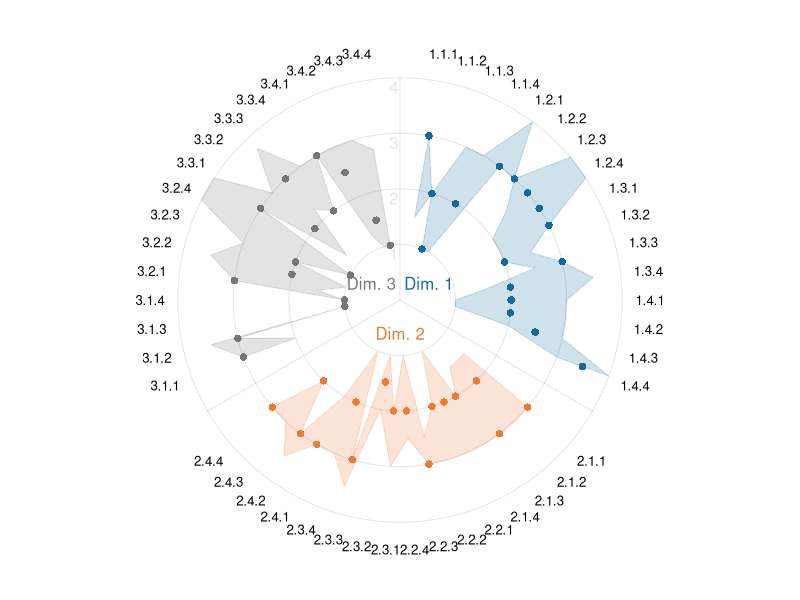
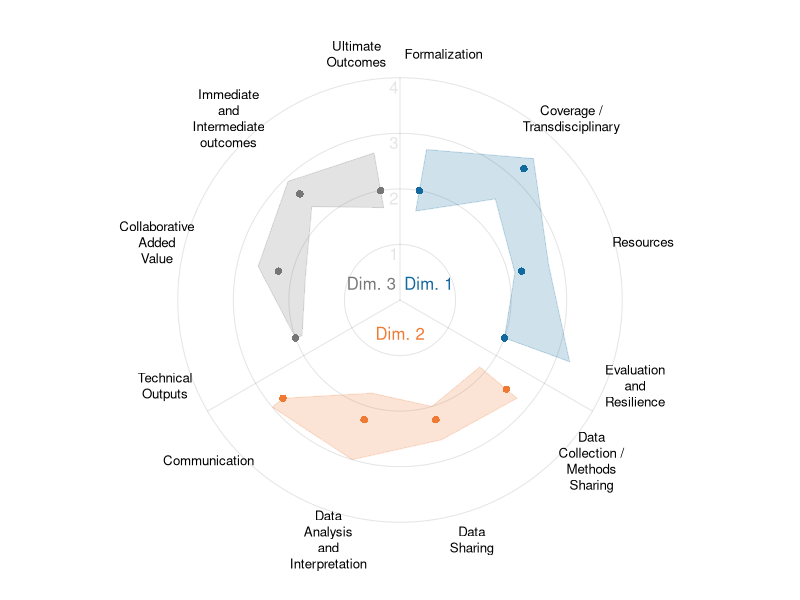
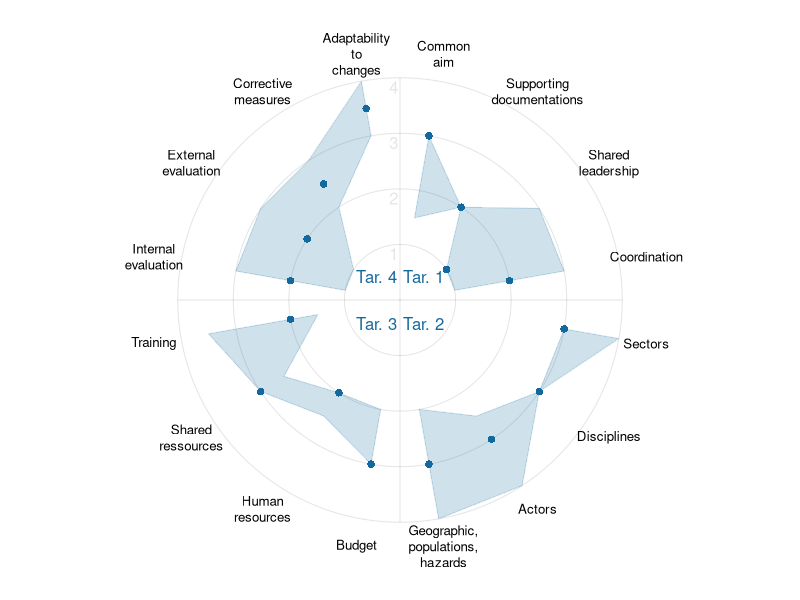
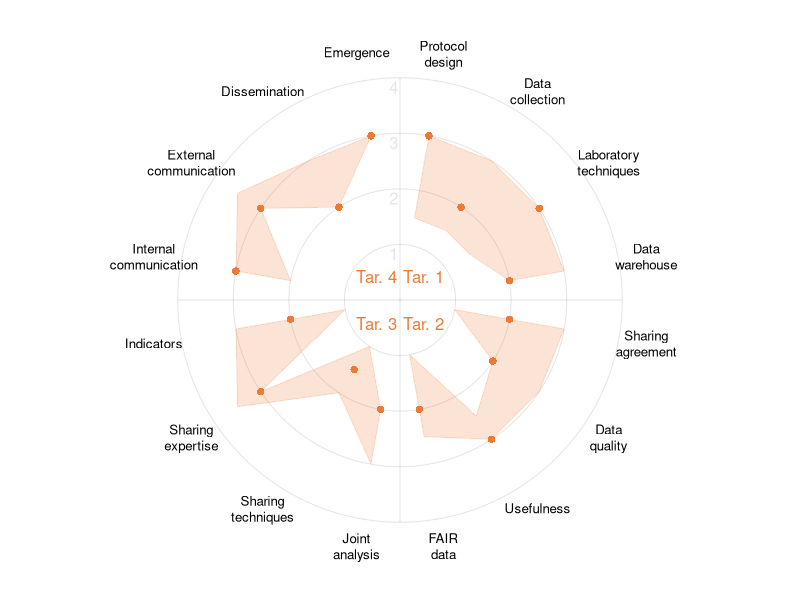
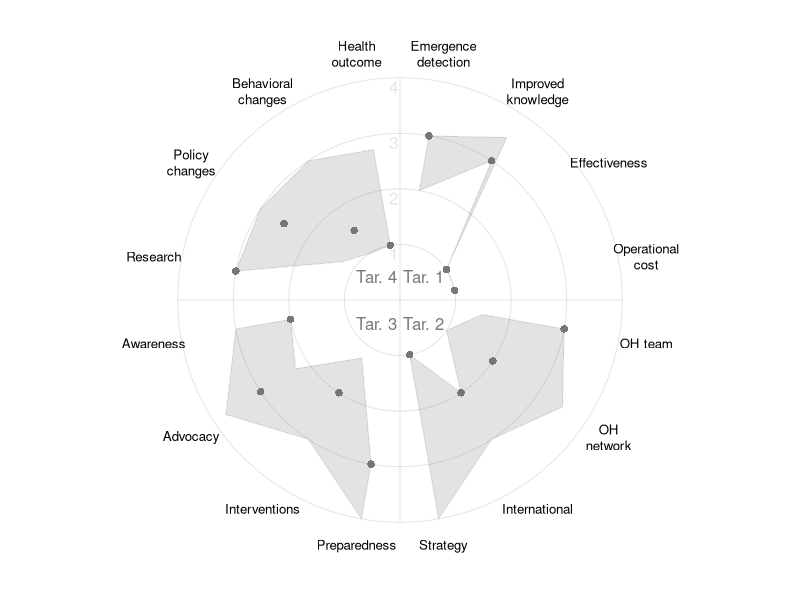
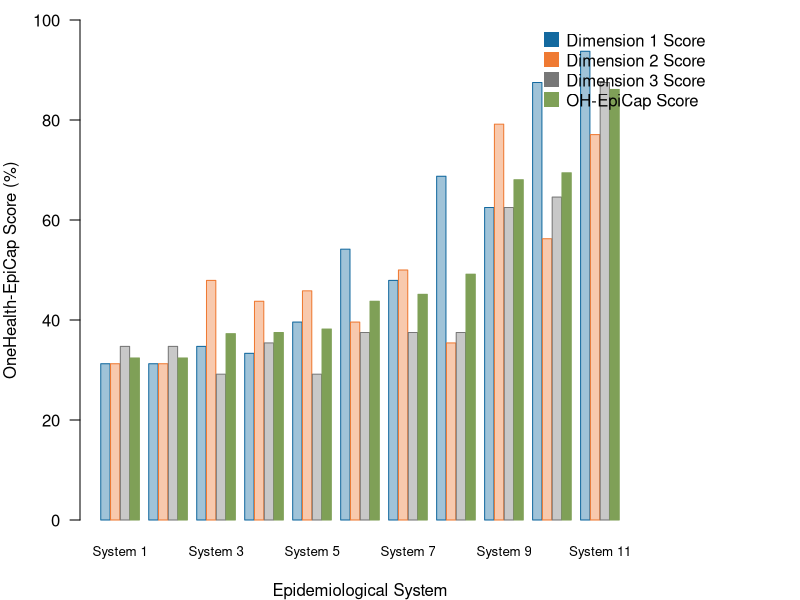
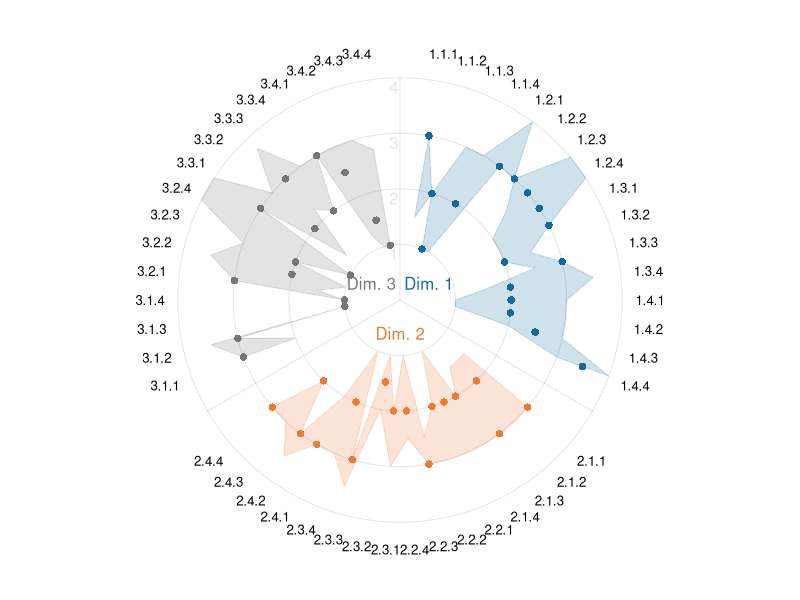
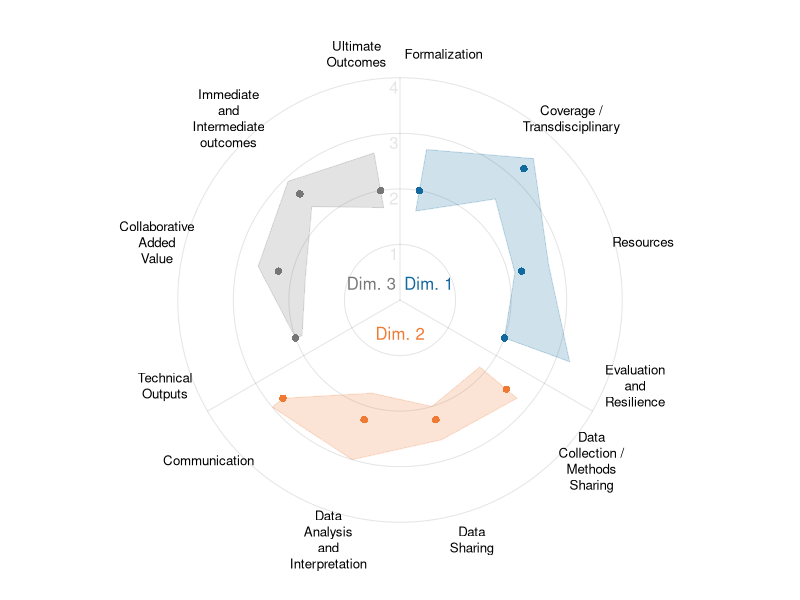

Here is the R script that generated these plots, in order:
#!/usr/bin/env Rscript
# ============================================================================ #
# OH-EpiCap Cross-System Analysis - Frederick T. A. Freeth          21/07/2023 |
# ============================================================================ #

# ---- Preamble ----
if(!require("plotrix")){install.packages("plotrix"); library(plotrix)}
if(!require("ggplot2")){install.packages("ggplot2"); library(ggplot2)}
if(!require("rstudioapi")){install.packages("rstudioapi"); library(rstudioapi)}
setwd(dirname(rstudioapi::getActiveDocumentContext()$path)) # Set WD to file location


# ---- Creates the radar plot ----
radar_plot <- function(indicators, num_sections, show_min_max, section_cols,
                       max_score, inner_labels, radial_labels, SVG_name){
  # indicators:    The indicators (questionnaire answers) to plot
  # num_sections:  The number of sections to create
  # show_min_max:  Show the minimum and maximum values of the indicators
  # section_cols:  The colours of the separate sections
  # max_score:     Highest possible score in questionnaire.
  # inner_labels:  Labels which to add around the innermost edge of the plot.
  # radial_labels: Labels which to add around the outermost edge of the plot.
  # SVG_name:      The file name to call the svg image.
  
  # Produce errors if invalid inputs are given
  if(num_sections < 1){
    stop("Error. num_sections must be greater than or equal to one.")
  }
  else if(num_sections != length(section_cols)){
    stop("Error. section_cols must have the same length as num_sections.")
  }
  else if(max_score < 1){
    stop("Error. max_score must be greater than or equal to one.")
  }
  
  # Generate the statistics used in the radar plots.
  num_indicators <- nrow(indicators)
  axes_col <- ggplot2::alpha(colour = "black", alpha = 0.1)
  section_cols_points <- unlist(lapply(section_cols,function(cl){rep(cl, num_indicators/num_sections)}))
  data_max <- unlist(lapply(1:num_indicators, function(i){max(indicators[i,-(1:2)], na.rm = T)}))
  data_upper <- unlist(lapply(1:num_indicators, function(i){quantile(indicators[i,-(1:2)], na.rm = T)[4]}))
  data_mean <- rowMeans(indicators[,-(1:2)], na.rm = TRUE)
  data_median <- unlist(lapply(1:num_indicators, function(i){median(unlist(indicators[i,-(1:2)]), na.rm = T)}))
  data_lower <- unlist(lapply(1:num_indicators, function(i){quantile(indicators[i,-(1:2)], na.rm = T)[2]}))
  data_min <- unlist(lapply(1:num_indicators, function(i){min(indicators[i,-(1:2)], na.rm = T)}))
  
  # Create the angles as to which we radially plot out targets. We generate angles
  # for the number of targets plus the number of dimensions as we will remove an
  # angle for each dimension to give the points some space.
  coord_angle <- unlist(lapply(X = 1:num_sections, FUN = function(i){
    angle_buffer <- 10 # Buffer of 15 degrees between zones
    angle_limits <- c((0:num_sections)*360/num_sections)[i:(i+1)] + c(angle_buffer, -angle_buffer)
    coord_angle_deg <- seq(from = angle_limits[1], to = angle_limits[2], length.out = num_indicators/num_sections)
    coord_angle_rad <- coord_angle_deg*base::pi/180
    # Added pi/2 to plot from the vertical and do the negative of coord_angle_rad
    # so that we plot clockwise.
    return(-coord_angle_rad + base::pi/2)
  }))
  
  # Create the figure
  plot.new()
  svg(paste0(SVG_name, ".svg"))
  par(mar = c(3, 3, 3, 3), las = 1, xpd = TRUE, bg = "transparent", pty = "s")
  plot(x = NULL, y = NULL, xlim = max_score*c(-1, 1), ylim = max_score*c(-1, 1),
       axes = FALSE, xlab = "", ylab = "")
  
  # Draw concentric grey circles
  for(i in 1:max_score){plotrix::draw.circle(x = 0, y = 0, nv = 512, radius = i, border = axes_col, col = NA)}
  
  # Add axis labels 1 to max_score and then radial lines from center outwards.
  # The first line is vertically upwards, then the others equally spaced around.
  text(x = 0, y = 1:max_score, labels = 1:max_score, col = axes_col, adj = c(1.2, 1.2))
  for(i in 0:(num_sections - 1)){
    lines(x = c(0, max_score*cos(base::pi/2 + 2*i*base::pi/num_sections)),
          y = c(0, max_score*sin(base::pi/2 + 2*i*base::pi/num_sections)), col = axes_col)
  }
  # Plot the target median points with lines of the min and max values 
  points(x = data_median*cos(coord_angle), y = data_median*sin(coord_angle), pch = 16, col = section_cols_points)
  
  counter <- 1 # Counter to count through the OH_cols and Dim./Tar. numbers
  for(i in seq(1, num_indicators, num_indicators/num_sections)){
    # Indices for targets in dimension
    dim_index <- i:(i + num_indicators/num_sections - 1)
    
    # Target minimum and target maximum score lines
    if(show_min_max == TRUE){
      polygon(x = c(data_min[dim_index]*cos(coord_angle[dim_index]),
                    rev(data_max[dim_index]*cos(coord_angle[dim_index]))),
              y = c(data_min[dim_index]*sin(coord_angle[dim_index]),
                    rev(data_max[dim_index]*sin(coord_angle[dim_index]))),
              border = ggplot2::alpha(section_cols_points[dim_index][1], alpha = 0.1),
              col = ggplot2::alpha(section_cols_points[dim_index][1], alpha = 0.1)
      )
    }
    # Target upper and target lower shaded polygon
    polygon(x = c(data_lower[dim_index]*cos(coord_angle[dim_index]),
                  rev(data_upper[dim_index]*cos(coord_angle[dim_index]))),
            y = c(data_lower[dim_index]*sin(coord_angle[dim_index]),
                  rev(data_upper[dim_index]*sin(coord_angle[dim_index]))),
            border = ggplot2::alpha(section_cols_points[dim_index][1], alpha = 0.2),
            col = ggplot2::alpha(section_cols_points[dim_index][1], alpha = 0.2)
            
    )
    # Add in the inner labels to the center of the plot
    text(labels = paste(inner_labels, counter),
         col = section_cols[counter],
         x = 0.6*cos(mean(coord_angle[dim_index])),
         y = 0.6*sin(mean(coord_angle[dim_index]))
    )
    counter <- counter  + 1 
  }
  # Add target labels
  text(x = (0.5 + max_score)*cos(coord_angle), y = (0.5 + max_score)*sin(coord_angle),
       labels = stringr::str_wrap(radial_labels, width = 8), cex = 0.8)
  rp <- recordPlot() # Save figure as returnable variable
  dev.off()
  return(rp)
}

# ---- Plots the OH EpiCap Score for each system
OH_score_plot <- function(targets, bar_cols, isLongitudinalStudy, SVG_name){
  # indicators:          The indicators (questionnaire answers) to plot.
  # bar_cols:            The colours of the barplot.
  # isLongitudinalStudy: Draw lines betwenn OH-EpiCap scores if study is over time.
  # SVG_name:            The file name to call the svg image.
  
  OH_EpiCap_Index <- (colMeans(targets[,-(1:2)], na.rm = TRUE) - 1)*100/3
  OH_EpiCap_Dim_Index <- do.call(rbind, lapply(
    seq(from = 1, to = nrow(targets), by = num_targets), FUN = function(i){
      return((colMeans(targets[i:(i + num_targets - 1),-(1:2)], na.rm = TRUE) - 1)*100/3)
  }))
  rownames(OH_EpiCap_Dim_Index) <- paste("Dimension", 1:num_dims)
  
  # We group then sort the combined data by who has the highest OH-EpiCap Index
  grouped_OH_EpiCap_Data <- rbind(OH_EpiCap_Dim_Index, OH_EpiCap_Index)
  grouped_OH_EpiCap_Data <- grouped_OH_EpiCap_Data[, names(sort(OH_EpiCap_Index))]
  num_systems <- ncol(grouped_OH_EpiCap_Data)
  
  # Make dimension bar colours lighter and keep the overall EpiCap score the same.
  # This is needed in case you want to make the overall score stand out more.
  dim_bar_opacity <- 0.4
  faded_bar_cols <- ggplot2::alpha(colour = bar_cols, alpha = c(rep(dim_bar_opacity, num_dims), 1))
  
  plot.new()
  svg(filename = paste0(SVG_name,".svg"), width = 14, height = 6)
  par(mar = c(4, 4, 1, 8), xpd = TRUE, las = TRUE, bg = "transparent")
  barplot(
    grouped_OH_EpiCap_Data, beside = TRUE, border = bar_cols, col = faded_bar_cols,
    names.arg = colnames(grouped_OH_EpiCap_Data), ylim = c(0, 100), cex.names = 0.8,
    ylab = "OneHealth-EpiCap Score (%)", xlab = "Epidemiological System", space = c(0.05, 1)
  )
  # Find the coordinates of the OH-EpiCap Index (green bar). We have a space
  # between each group of bars (number of groups - 1), with num_dims + 1 bars
  # in each group. We then center the lines by adding 0.5. Using this, we can
  # draw lines between systems (in the case of a longitudinal study)
  if(isLongitudinalStudy){
    bar_coords <- 0.5 + seq(from = num_dims + 1, to = (num_systems - 1) + (1 + num_dims)*num_systems, by = num_dims + 2)
    lines(x = bar_coords, y = grouped_OH_EpiCap_Data[num_dims + 1,], col = bar_cols[num_dims + 1], lwd = 2)
  }
  legend(
    "topright",
    legend = c(paste("Dimension", 1:num_dims, "Score"), "OH-EpiCap Score"),
    col = bar_cols, bty = "n", pch = 15, inset = c(-0.13, 0), pt.cex = 2
  )
  EpiCap_Score_plot <- recordPlot()
  dev.off()
  return(EpiCap_Score_plot)
}


# ---- Main Parameters ----
OHEC_data <- read.csv("System_Data.csv", check.names = FALSE)
num_dims <- 3  # How many dimensions in the OH-EpiCap Questionnaire.
num_targets <- 4 # Number of targets per dimension

# Official OneHealth EpiCap Tool Colours
OH_cols <- c("#13699f", "#ef7a33", "#777777", "#7fa057")

# Calculate the dimensions on a target level
OHEC_target <- as.data.frame(cbind(
  "Target_Number" = sort(matrix(outer(1:num_dims, (1:num_targets)*0.1, "+"), nrow = num_dims*num_targets)),
  "Target_Label" = c(
    "Formalization", "Coverage / Transdisciplinary", "Resources", "Evaluation and Resilience",
    "Data Collection / Methods Sharing", "Data Sharing", "Data Analysis and Interpretation", "Communication",
    "Technical Outputs", "Collaborative Added Value", "Immediate and Intermediate outcomes", "Ultimate Outcomes"
  ),
  apply(X = OHEC_data[-(1:2)], MARGIN = 2, FUN = function(column){
    unlist(lapply(seq(1, nrow(OHEC_data), nrow(OHEC_data)/(num_dims*num_targets)), function(i){
      return(mean(column[i:(i + num_targets - 1)], na.rm = TRUE))
    }))
  })
))
# As we added in character types to OHEC_target, this mutates all the numeric
# types to become characters also so we need to change them back
OHEC_target[,-(1:2)] <- apply(OHEC_target[,-(1:2)], MARGIN = 2, FUN = as.numeric)


# ---- Produce the Radar Plots ----
# All indicators on one plot
radar_plot(indicators = OHEC_data, num_sections = 3, show_min_max = FALSE,
           section_cols = OH_cols[1:3], max_score = 4, inner_labels = "Dim.",
           radial_labels = OHEC_data$Dimension_Number, SVG_name = "Indicators_All_Radar")

# Plot the dimension indicators at the target level
radar_plot(indicators = OHEC_target, num_sections = 3, show_min_max = FALSE,
           section_cols = OH_cols[1:3], max_score = 4, inner_labels = "Dim.",
           radial_labels = OHEC_target$Target_Label, SVG_name = "Indicators_Target_Radar")

# Plot the indicators across the four targets in Dimension 1
radar_plot(indicators = OHEC_data[1:16,], num_sections = 4, show_min_max = FALSE,
           section_cols = rep(OH_cols[1], 4), max_score = 4, inner_labels = "Tar.",
           radial_labels = OHEC_data$Dimension_Label[1:16], SVG_name = "Indicators_Dimension_1_Radar")

# Plot the indicators across the four targets in Dimension 2
radar_plot(indicators = OHEC_data[17:32,], num_sections = 4, show_min_max = FALSE,
           section_cols = rep(OH_cols[2], 4), max_score = 4, inner_labels = "Tar.",
           radial_labels = OHEC_data$Dimension_Label[17:32], SVG_name = "Indicators_Dimension_2_Radar")

# Plot the indicators across the four targets in Dimension 3
radar_plot(indicators = OHEC_data[33:48,], num_sections = 4, show_min_max = FALSE,
           section_cols = rep(OH_cols[3], 4), max_score = 4, inner_labels = "Tar.",
           radial_labels = OHEC_data$Dimension_Label[33:48], SVG_name = "Indicators_Dimension_3_Radar")

# Plot the OH-EpiCap Scores across all the systems
OH_score_plot(targets = OHEC_target, bar_cols = OH_cols,
              isLongitudinalStudy = FALSE, SVG_name = "EpiCap_Scores")


# ============================================================================ #
# OH-EpiCap Cross-System Analysis - Code End                                   |
# ============================================================================ #
